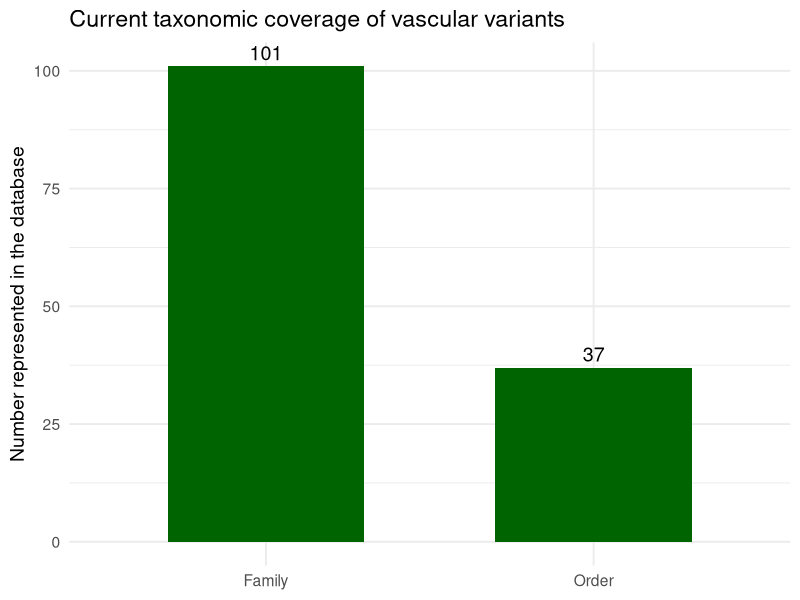

The R source for this figure:
# Load packages
library(dplyr)
library(ggplot2)
library(readr)

# Read Table 2
taxa <- read_csv("data/global-survey/Table 2.csv", show_col_types = FALSE)

# Count unique orders and families
summary_df <- tibble(
  level = c("Order", "Family"),
  count = c(
    n_distinct(taxa$Order),
    n_distinct(taxa$Family)
  )
)

# Plot
p <- ggplot(summary_df, aes(x = level, y = count)) +
  geom_col(width = 0.6, fill = "darkgreen") +
  geom_text(aes(label = count), vjust = -0.4, size = 5) +
  labs(
    x = NULL,
    y = "Number represented in the database",
    title = "Current taxonomic coverage of vascular variants"
  ) +
  theme_minimal(base_size = 14)

# Save figure
ggsave(
  filename = "data/figures/taxonomic_coverage_orders_families.png",
  plot = p,
  width = 6,
  height = 4,
  dpi = 300
)

